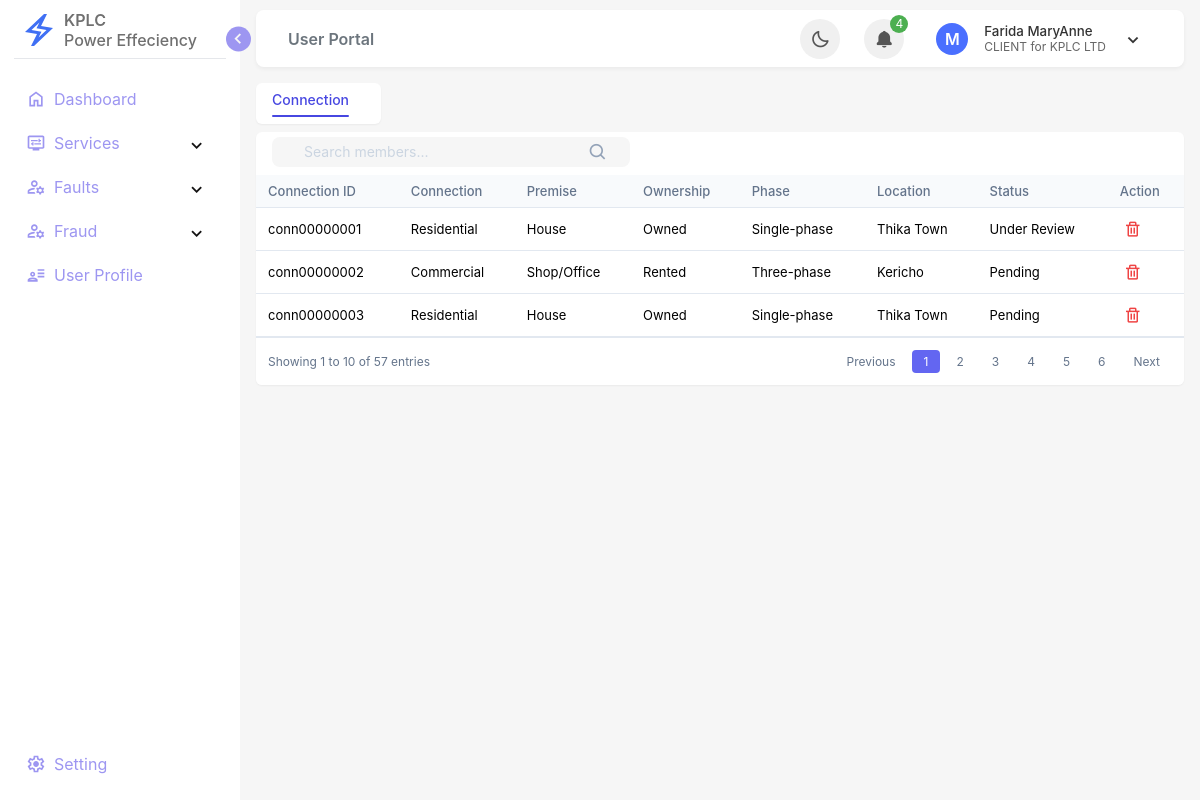
The page /client/connection_view.php (signed in) on the database its author committed.
### tables this page shows
CREATE TABLE `users` (
  `seq_id` int(11) NOT NULL,
  `user_id` varchar(20) NOT NULL,
  `first_name` varchar(50) NOT NULL,
  `last_name` varchar(50) NOT NULL,
  `date_of_birth` date NOT NULL,
  `gender` enum('Male','Female','Other') NOT NULL,
  `email` varchar(100) NOT NULL,
  `mobile_number` varchar(15) NOT NULL,
  `national_id` varchar(20) NOT NULL,
  `county` varchar(50) NOT NULL,
  `town` varchar(50) NOT NULL,
  `connection_type` varchar(50) NOT NULL,
  `password_hash` varchar(255) NOT NULL,
  `role` enum('CLIENT','ADMIN','STAFF') NOT NULL DEFAULT 'CLIENT',
  `created_at` timestamp NOT NULL DEFAULT current_timestamp(),
  `updated_at` timestamp NOT NULL DEFAULT current_timestamp() ON UPDATE current_timestamp()
);

CREATE TABLE `connections` (
  `seq_id` int(11) NOT NULL,
  `connection_id` varchar(20) NOT NULL,
  `user_id` varchar(20) NOT NULL,
  `connection_type` varchar(20) NOT NULL,
  `premises_type` varchar(20) NOT NULL,
  `property_ownership` varchar(20) NOT NULL,
  `phase_type` varchar(20) NOT NULL,
  `location` varchar(255) NOT NULL,
  `connection_status` enum('assigned','unassigned') NOT NULL DEFAULT 'unassigned',
  `application_progress` enum('Pending','Under Review','Approved','Rejected') NOT NULL DEFAULT 'Pending',
  `submission_timestamp` timestamp NOT NULL DEFAULT current_timestamp(),
  `created_at` timestamp NOT NULL DEFAULT current_timestamp(),
  `updated_at` timestamp NOT NULL DEFAULT current_timestamp() ON UPDATE current_timestamp()
);

### client/connection_view.php (the view, shortened to what this page needs)
<?php
include('../config/config.php');
$user_id = $_SESSION['user_id'];
$query = "SELECT * FROM users WHERE user_id = ?";
$stmt = $mysqliObj->prepare($query);
$stmt->bind_param('s', $user_id);
$stmt->execute();
$result = $stmt->get_result();
$query_conn = "SELECT * FROM connections ORDER BY connection_id";
$stmt = $mysqliObj->prepare($query_conn);
$stmt->execute();
$result_conn = $stmt->get_result();
while ($obj = $result->fetch_object()) {
?>
    <!DOCTYPE html>
    <html lang="en">
    <?php include("includes/head.php"); ?>
    <body>
        <?php include("includes/sidebar.php"); ?>
        <?php include("includes/topbar.php"); ?>
        <main class="main-section">
            <section class="main-section-wrapper">
                <div class="members">
                    <div class="members-tabs">
                        <a href="admin_user_manager.php" class="members-tab active">Connection</a>
                    </div>
                </div>
                <div class="table-container">
                    <div class="member-management">
                        <div class="search-box">
                            <i class='bx bx-search'></i>
                            <input type="text" class="search-input" placeholder="Search members...">
                        </div>
                    </div>
                    <table>
                        <thead>
                            <tr>
                                <th>Connection ID</th>
                                <th>Connection</th>
                                <th>Premise</th>
                                <th>Ownership</th>
                                <th>Phase</th>
                                <th>Location</th>
                                <th>Status</th>
                                <th>Action</th>
                            </tr>
                        </thead>
                        <tbody>
                            <?php
                            if ($result_conn) {
                                while ($conn = $result_conn->fetch_assoc()) {
                                    echo "
                                        <tr>
                                            <td>
                                                <div class='user-id'>" . htmlspecialchars($conn['connection_id']) . "</div>
                                            </td>
                                            <td>" . htmlspecialchars($conn['connection_type']) . "</td>
                                            <td>" . htmlspecialchars($conn['premises_type']) . "</td>
                                            <td>" . htmlspecialchars($conn['property_ownership']) . "</td>
                                            <td>" . htmlspecialchars($conn['phase_type']) . "</td>
                                            <td>" . htmlspecialchars($conn['location']) . "</td>
                                            <td>" . htmlspecialchars($conn['application_progress']) . "</td>
                                            <td>
                                                <div class='operations'>
                                                    <i class='bx bx-trash operation-icon delete' title='Delete' data-id='" . htmlspecialchars($conn['connection_id']) . "'></i>
                                                </div>
                                            </td>
                                        </tr>";
                                }
                            }
                            ?>
                        </tbody>
                    </table>
                    <div class="pagination">
                        <div class="pagination-info">
                            Showing 1 to 10 of 57 entries
                        </div>
                        <div class="pagination-controls">
                            <button class="page-btn">Previous</button>
                            <button class="page-btn active">1</button>
                            <button class="page-btn">2</button>
                            <button class="page-btn">3</button>
                            <button class="page-btn">4</button>
                            <button class="page-btn">5</button>
                            <button class="page-btn">6</button>
                            <button class="page-btn">Next</button>
                        </div>
                    </div>
                </div>
            </section>
        </main>
    </body>
    </html>
<?php
}
?>

### client/includes/sidebar.php (shortened to what this page needs)
<aside class="sidebar">
    <header class="sidebar-header">
        <div class="logo-wrapper">
            <span class="image">
                <?php
                $base_url = '/KPLC_1/';
                ?>
                <img src="<?php echo $base_url; ?>assets/Images/logo.svg" alt="">
            </span>
            <div class="brand">
                <span class="name">KPLC</span>
                <span class="slogan">Power Effeciency</span>
            </div>
        </div>
        <button id="toggle-sidebar">
            <i class="bx bx-chevron-right toggle"></i>
        </button>
    </header>
    <nav class="sidebar-nav">
        <ul class="sidebar-top-menu">
            <li class="nav-item">
                <a href="../client/user_dashboard.php" class="nav-link">
                    <svg xmlns="http://www.w3.org/2000/svg" viewBox="0 -960 960 960">
                        <path
                            d="M240-200h120v-240h240v240h120v-360L480-740 240-560v360Zm-80 80v-480l320-240 320 240v480H520v-240h-80v240H160Zm320-350Z" />
                    </svg>
                    <span class="text">Dashboard</span>
                </a>
            </li>
            <li class="nav-item">
                <div class="drop-item">
                    <a href="new_connection.php" class="nav-link dropmenu-link">
                        <span class="text">Services</span>
                    </a>
                    <button class="drop-submenu-button">
                        <i class="bx bx-chevron-right drop-submenu-icon"></i>
                    </button>
                </div>
            </li>
            <li class="nav-item">
                <div class="drop-item">
                    <a href="" class="nav-link dropmenu-link">
                        <span class="text">Faults</span>
                    </a>
                    <button class="drop-submenu-button">
                        <i class="bx bx-chevron-right drop-submenu-icon"></i>
                    </button>
                </div>
            </li>
            <li class="nav-item">
                <div class="drop-item">
                    <a href="report-fraud.php" class="nav-link dropmenu-link">
                        <span class="text">Fraud</span>
                    </a>
                    <button class="drop-submenu-button">
                        <i class="bx bx-chevron-right drop-submenu-icon"></i>
                    </button>
                </div>
            </li>
            <li class="nav-item">
                <a href="profile_details.php" class="nav-link">
                    <span class="text">User Profile</span>
                </a>
            </li>
        </ul>
        <ul class="sidebar-bottom-menu">
            <li class="nav-item">
                <a href="" class="nav-link">
                    <span class="text">Setting</span>
                </a>
            </li>
        </ul>
    </nav>
</aside>

### client/includes/topbar.php (shortened to what this page needs)
<header class="top-bar">
    <ol class="breadcrumb">
        <li class="breadcrumb-item active" aria-current="page"><a href="">User Portal</a></li>
    </ol>
    <nav class="top-bar-nav">
        <button type="button" class="theme-toggle-btn" aria-label="Toggle theme">
            <i id="lights" class="bx bx-moon"></i>
        </button>
        <div class="notifications">
            <button class="notification-btn" aria-label="View notifications" type="button">
                <i class="bx bxs-bell"></i>
                <span class="badge">4</span>
            </button>
        </div>
        <div class="user-profile">
            <button type="button" class="user-profile-btn">
                <span class="avatar">M</span>
                <div class="user-info">
                    <span><?php echo $obj->first_name, ' ',  $obj->last_name; ?></span>
                    <span><?php echo $obj->role, ' '; ?> for KPLC LTD</span>
                </div>
                <i class="bx bx-chevron-down"></i>
            </button>
        </div>
    </nav>
</header>

### rows shown on the page
users: first_name "Farida", last_name "MaryAnne", role "CLIENT"
connections: connection "conn00000001", connection_type "Residential", premises_type "House", property_ownership "Owned", phase_type "Single-phase", location "Thika Town", application_progress "Under Review"
connections: connection "conn00000002", connection_type "Commercial", premises_type "Shop/Office", property_ownership "Rented", phase_type "Three-phase", location "Kericho", application_progress "Pending"
connections: connection "conn00000003", connection_type "Residential", premises_type "House", property_ownership "Owned", phase_type "Single-phase", location "Thika Town", application_progress "Pending"
